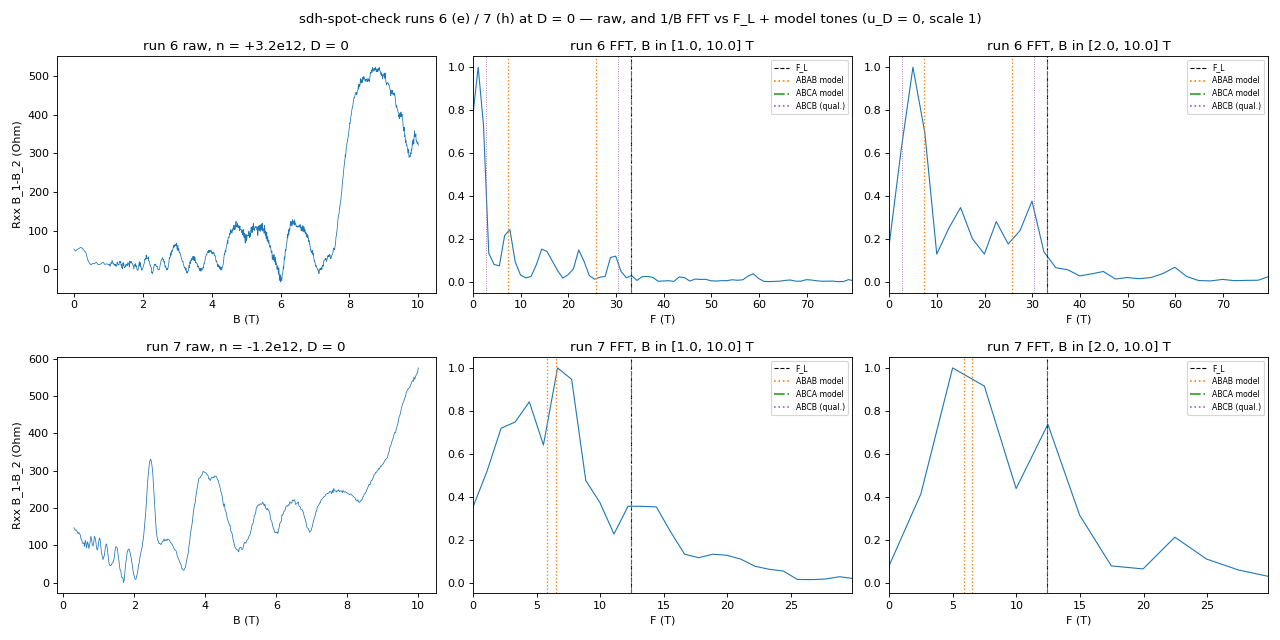

Reproduce this figure in Python.
"""Runs 6 (electron, n = +3.2e12) and 7 (hole, n = -1.2e12): sdh-spot-check read. Raw first, then onset + 1/B FFT vs F_L
and the FS-count model tones (hera/models/tetralayer_fs_count, u_D = 0). R = (sr1_X/gain)/I_bias, I_bias = 10 nA."""
import sys, warnings
from hera.analysis import resolve_channels, sdh_onset
sys.path.insert(0, str(Path.home() / "measurement_env/hera/models/tetralayer_fs_count")); import fs_count_b0 as M4
from scipy.signal import find_peaks
spots = [(6, +3.2, (1.0, 10.0), 50e-6), (7, -1.2, (1.0, 10.0), 50e-6)]
fig, ax = plt.subplots(2, 3, figsize=(16, 8))
for row, (rid, n, (blo, bhi), sens) in enumerate(spots):
    r = run(rid); ch = {c.cid: c for c in resolve_channels(r.meta)}
    B = r.col("magnet_field"); R = (r.col("sr1_X") / ch["sr1"].gain) / 10e-9
    o = np.argsort(B); B, R = B[o], R[o]
    FL = luttinger_frequency(abs(n) * 1e16)
    ab = [F for F, _ in M4.abab_fs(n * 1e16)[1]]; ca = M4.abca_fs(n * 1e16)[4]
    cb = [F for F, _ in M4.abcb_fs(n * 1e16)[1]] if n > 0 else []
    print(f"=== run {rid}: n = {n:+.1f}e12, D = 0; B {B.min():.2f}-{B.max():.2f} T ({len(B)} pts); R {R.min():.0f}..{R.max():.0f} Ohm; "
          f"T {np.nanmax(r.col('T_sample')):.3f} K max; F_L = {FL:.1f} T | model ABAB {[round(f,1) for f in ab]}, ABCA {ca:.1f}, ABCB(qual.) {[round(f,1) for f in cb]}")
    # raw
    ax[row, 0].plot(B, R, lw=0.7); ax[row, 0].set_xlabel("B (T)"); ax[row, 0].set_ylabel("Rxx B_1-B_2 (Ohm)")
    ax[row, 0].set_title(f"run {rid} raw, n = {n:+.1f}e12, D = 0")
    # onset on the Nyquist-sampled record (run 6: 50 mT steps below 1 T alias a 7 T tone -> analyse >= 1 T only)
    with warnings.catch_warnings(record=True) as w:
        warnings.simplefilter("always"); on = sdh_onset(R, B, b_lo=blo, r_full_scale=sens / 10e-9)
    for x in w: print("  warn:", str(x.message)[:160])
    print(on.summary())
    for k, bcut in enumerate([blo, 2.0]):
        fr, sp = sdh_fft(R[:, None], B, b_range=(bcut, bhi), bg_degree=5, log=False); s0 = sp[0] / sp[0].max()
        a = ax[row, 1 + k]; a.plot(fr, s0, lw=1); a.set_xlim(0, 2.4 * FL); a.set_xlabel("F (T)"); a.set_title(f"run {rid} FFT, B in [{bcut}, {bhi}] T")
        a.axvline(FL, color="k", ls="--", lw=1, label="F_L")
        for f in ab: a.axvline(f, color="C1", ls=":", lw=1.2)
        a.axvline(ca, color="C2", ls="-.", lw=0.8)
        for f in cb: a.axvline(f, color="C4", ls=":", lw=0.8)
        a.plot([], [], "C1:", label="ABAB model"); a.plot([], [], "C2-.", label="ABCA model"); a.plot([], [], "C4:", label="ABCB (qual.)"); a.legend(fontsize=7)
        p, _ = find_peaks(s0, prominence=0.05); p = p[np.argsort(s0[p])[::-1]][:7]
        print(f"  FFT [{bcut},{bhi}] T: peaks F (rel amp, F/F_L): " + ", ".join(f"{fr[i]:.1f} ({s0[i]:.2f}, {fr[i]/FL:.2f})" for i in p))
fig.suptitle("sdh-spot-check runs 6 (e) / 7 (h) at D = 0 — raw, and 1/B FFT vs F_L + model tones (u_D = 0, scale 1)"); fig.tight_layout(); plt.show()
